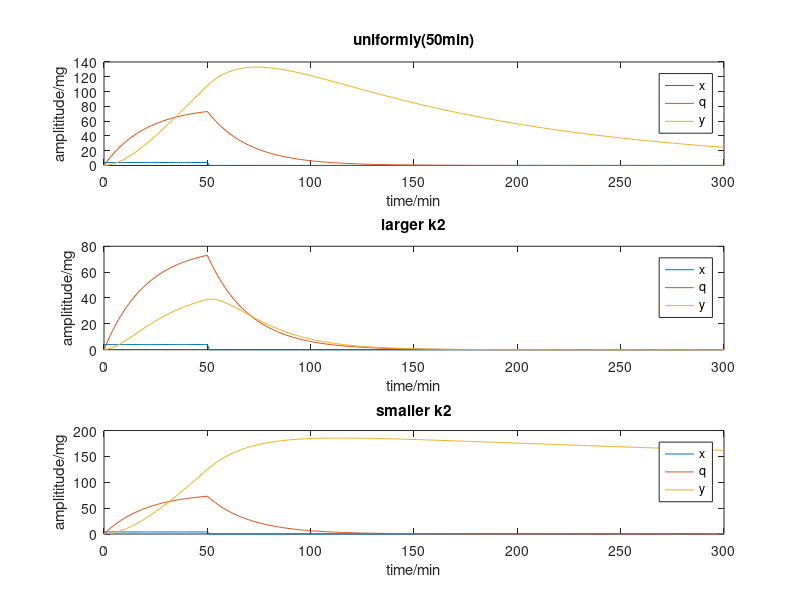

Recreate this plot in MATLAB.
%% i
clear all; close all; clc;
dt = 1;
k1 = 3/60;
k2 = 0.5/60;

t = 0:dt:300;
L = length(t);

% original
subplot(311);
x2 = zeros(size(t));
a2 = find(t==0);
b2 = find(t==50);
x2(a2:b2)=4/dt;

x21 = zeros(size(t));
a21 = find(t==0);
b21 = find(t==50);
x21(a21:b21)=4;

plot(t,x21);
xlabel('time/min')
ylabel('amplititude/mg')
title('uniformly(50min)')

hold on

q2 = zeros(size(t));
y2 = zeros(size(t));

for i=2:L
    q2(i) = ( x2(i)*dt+q2(i-1) )/( 1+k1*dt );
    y2(i) = ( q2(i)*dt*k1+y2(i-1) )/( 1+k2*dt );
end

plot(t,q2);
hold on

plot(t,y2);
legend('x','q','y')



% larger k2
subplot(312);
x2 = zeros(size(t));
a2 = find(t==0);
b2 = find(t==50);
x2(a2:b2)=4/dt;

x21 = zeros(size(t));
a21 = find(t==0);
b21 = find(t==50);
x21(a21:b21)=4;

plot(t,x21);
xlabel('time/min')
ylabel('amplititude/mg')
title('larger k2')

hold on

q2l = zeros(size(t));
y2l = zeros(size(t));
for i=2:L
    q2l(i) = ( x2(i)*dt+q2l(i-1) )/( 1+k1*dt );
    y2l(i) = ( q2l(i)*dt*k1+y2l(i-1) )/( 1+10*k2*dt );
end

plot(t,q2l);
hold on

plot(t,y2l);
legend('x','q','y')



% smaller k2
subplot(313);
x2 = zeros(size(t));
a2 = find(t==0);
b2 = find(t==50);
x2(a2:b2)=4/dt;

x21 = zeros(size(t));
a21 = find(t==0);
b21 = find(t==50);
x21(a21:b21)=4;

plot(t,x21);
xlabel('time/min')
ylabel('amplititude/mg')
title('smaller k2')

hold on

q2s = zeros(size(t));
y2s = zeros(size(t));
for i=2:L
    q2s(i) = ( x2(i)*dt+q2s(i-1) )/( 1+k1*dt );
    y2s(i) = ( q2s(i)*dt*k1+y2s(i-1) )/( 1+k2/10*dt );
end

plot(t,q2s);
hold on

plot(t,y2s);
legend('x','q','y')











